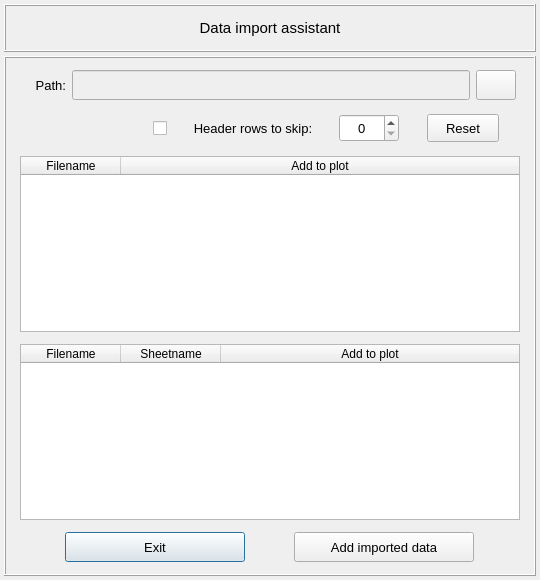
<?xml version="1.0" encoding="UTF-8"?>
<ui version="4.0">
 <class>Dialog</class>
 <widget class="QDialog" name="Dialog">
  <property name="geometry">
   <rect>
    <x>0</x>
    <y>0</y>
    <width>540</width>
    <height>580</height>
   </rect>
  </property>
  <property name="minimumSize">
   <size>
    <width>540</width>
    <height>580</height>
   </size>
  </property>
  <property name="maximumSize">
   <size>
    <width>540</width>
    <height>580</height>
   </size>
  </property>
  <property name="windowTitle">
   <string>Import data to compare</string>
  </property>
  <layout class="QGridLayout" name="gridLayout_2">
   <property name="leftMargin">
    <number>4</number>
   </property>
   <property name="topMargin">
    <number>4</number>
   </property>
   <property name="rightMargin">
    <number>4</number>
   </property>
   <property name="bottomMargin">
    <number>4</number>
   </property>
   <property name="spacing">
    <number>4</number>
   </property>
   <item row="0" column="0">
    <widget class="QFrame" name="frame">
     <property name="minimumSize">
      <size>
       <width>0</width>
       <height>48</height>
      </size>
     </property>
     <property name="maximumSize">
      <size>
       <width>16777215</width>
       <height>48</height>
      </size>
     </property>
     <property name="sizeIncrement">
      <size>
       <width>0</width>
       <height>0</height>
      </size>
     </property>
     <property name="frameShape">
      <enum>QFrame::Shape::Box</enum>
     </property>
     <property name="frameShadow">
      <enum>QFrame::Shadow::Raised</enum>
     </property>
     <property name="lineWidth">
      <number>1</number>
     </property>
     <layout class="QGridLayout" name="gridLayout_4">
      <property name="leftMargin">
       <number>0</number>
      </property>
      <property name="topMargin">
       <number>0</number>
      </property>
      <property name="rightMargin">
       <number>0</number>
      </property>
      <property name="bottomMargin">
       <number>0</number>
      </property>
      <property name="spacing">
       <number>0</number>
      </property>
      <item row="0" column="0">
       <widget class="QLabel" name="label">
        <property name="minimumSize">
         <size>
          <width>452</width>
          <height>30</height>
         </size>
        </property>
        <property name="maximumSize">
         <size>
          <width>452</width>
          <height>30</height>
         </size>
        </property>
        <property name="font">
         <font>
          <family>MS Shell Dlg 2</family>
          <pointsize>11</pointsize>
          <italic>false</italic>
          <bold>false</bold>
          <kerning>false</kerning>
         </font>
        </property>
        <property name="text">
         <string>Data import assistant</string>
        </property>
        <property name="textFormat">
         <enum>Qt::TextFormat::AutoText</enum>
        </property>
        <property name="alignment">
         <set>Qt::AlignmentFlag::AlignCenter</set>
        </property>
       </widget>
      </item>
     </layout>
    </widget>
   </item>
   <item row="1" column="0">
    <widget class="QFrame" name="frame_lower">
     <property name="frameShape">
      <enum>QFrame::Shape::Box</enum>
     </property>
     <property name="frameShadow">
      <enum>QFrame::Shadow::Raised</enum>
     </property>
     <layout class="QGridLayout" name="gridLayout_3">
      <property name="leftMargin">
       <number>2</number>
      </property>
      <property name="topMargin">
       <number>2</number>
      </property>
      <property name="rightMargin">
       <number>2</number>
      </property>
      <property name="bottomMargin">
       <number>2</number>
      </property>
      <property name="spacing">
       <number>2</number>
      </property>
      <item row="0" column="0">
       <widget class="QFrame" name="frame_main">
        <property name="frameShape">
         <enum>QFrame::Shape::NoFrame</enum>
        </property>
        <property name="frameShadow">
         <enum>QFrame::Shadow::Raised</enum>
        </property>
        <layout class="QGridLayout" name="gridLayout_14">
         <property name="leftMargin">
          <number>8</number>
         </property>
         <property name="topMargin">
          <number>8</number>
         </property>
         <property name="rightMargin">
          <number>8</number>
         </property>
         <property name="bottomMargin">
          <number>8</number>
         </property>
         <property name="spacing">
          <number>8</number>
         </property>
         <item row="1" column="0">
          <widget class="QFrame" name="frame_skiprows_reset">
           <property name="maximumSize">
            <size>
             <width>16777215</width>
             <height>40</height>
            </size>
           </property>
           <property name="frameShape">
            <enum>QFrame::Shape::NoFrame</enum>
           </property>
           <property name="frameShadow">
            <enum>QFrame::Shadow::Raised</enum>
           </property>
           <layout class="QGridLayout" name="gridLayout_12">
            <property name="leftMargin">
             <number>2</number>
            </property>
            <property name="topMargin">
             <number>2</number>
            </property>
            <property name="rightMargin">
             <number>2</number>
            </property>
            <property name="bottomMargin">
             <number>2</number>
            </property>
            <property name="horizontalSpacing">
             <number>6</number>
            </property>
            <property name="verticalSpacing">
             <number>2</number>
            </property>
            <item row="0" column="4">
             <widget class="QFrame" name="frame_13">
              <property name="frameShape">
               <enum>QFrame::Shape::NoFrame</enum>
              </property>
              <property name="frameShadow">
               <enum>QFrame::Shadow::Raised</enum>
              </property>
              <layout class="QGridLayout" name="gridLayout_6">
               <property name="leftMargin">
                <number>2</number>
               </property>
               <property name="topMargin">
                <number>2</number>
               </property>
               <property name="rightMargin">
                <number>2</number>
               </property>
               <property name="bottomMargin">
                <number>2</number>
               </property>
               <property name="spacing">
                <number>2</number>
               </property>
               <item row="0" column="0">
                <widget class="QPushButton" name="pushButton_reset_imported_data">
                 <property name="minimumSize">
                  <size>
                   <width>72</width>
                   <height>28</height>
                  </size>
                 </property>
                 <property name="maximumSize">
                  <size>
                   <width>72</width>
                   <height>28</height>
                  </size>
                 </property>
                 <property name="sizeIncrement">
                  <size>
                   <width>0</width>
                   <height>0</height>
                  </size>
                 </property>
                 <property name="font">
                  <font>
                   <family>MS Shell Dlg 2</family>
                   <pointsize>10</pointsize>
                   <italic>false</italic>
                   <bold>false</bold>
                  </font>
                 </property>
                 <property name="styleSheet">
                  <string notr="true"/>
                 </property>
                 <property name="text">
                  <string>Reset</string>
                 </property>
                 <property name="iconSize">
                  <size>
                   <width>20</width>
                   <height>20</height>
                  </size>
                 </property>
                </widget>
               </item>
              </layout>
             </widget>
            </item>
            <item row="0" column="1">
             <widget class="QCheckBox" name="checkBox_skiprows">
              <property name="minimumSize">
               <size>
                <width>25</width>
                <height>28</height>
               </size>
              </property>
              <property name="maximumSize">
               <size>
                <width>25</width>
                <height>28</height>
               </size>
              </property>
              <property name="layoutDirection">
               <enum>Qt::LayoutDirection::RightToLeft</enum>
              </property>
              <property name="text">
               <string/>
              </property>
              <property name="tristate">
               <bool>false</bool>
              </property>
             </widget>
            </item>
            <item row="0" column="2">
             <widget class="QLabel" name="label_14">
              <property name="minimumSize">
               <size>
                <width>160</width>
                <height>28</height>
               </size>
              </property>
              <property name="maximumSize">
               <size>
                <width>180</width>
                <height>28</height>
               </size>
              </property>
              <property name="font">
               <font>
                <family>MS Shell Dlg 2</family>
                <pointsize>10</pointsize>
                <italic>false</italic>
                <bold>false</bold>
               </font>
              </property>
              <property name="text">
               <string>Header rows to skip:</string>
              </property>
              <property name="alignment">
               <set>Qt::AlignmentFlag::AlignCenter</set>
              </property>
             </widget>
            </item>
            <item row="0" column="3">
             <widget class="QSpinBox" name="spinBox_skiprows">
              <property name="minimumSize">
               <size>
                <width>0</width>
                <height>28</height>
               </size>
              </property>
              <property name="maximumSize">
               <size>
                <width>60</width>
                <height>28</height>
               </size>
              </property>
              <property name="font">
               <font>
                <pointsize>10</pointsize>
               </font>
              </property>
              <property name="alignment">
               <set>Qt::AlignmentFlag::AlignCenter</set>
              </property>
              <property name="maximum">
               <number>10</number>
              </property>
             </widget>
            </item>
            <item row="0" column="0">
             <widget class="QFrame" name="frame_14">
              <property name="frameShape">
               <enum>QFrame::Shape::NoFrame</enum>
              </property>
              <property name="frameShadow">
               <enum>QFrame::Shadow::Raised</enum>
              </property>
             </widget>
            </item>
           </layout>
          </widget>
         </item>
         <item row="3" column="0">
          <widget class="QFrame" name="frame_spreadsheet_files">
           <property name="frameShape">
            <enum>QFrame::Shape::NoFrame</enum>
           </property>
           <property name="frameShadow">
            <enum>QFrame::Shadow::Raised</enum>
           </property>
           <layout class="QGridLayout" name="gridLayout_5">
            <property name="leftMargin">
             <number>2</number>
            </property>
            <property name="topMargin">
             <number>2</number>
            </property>
            <property name="rightMargin">
             <number>2</number>
            </property>
            <property name="bottomMargin">
             <number>2</number>
            </property>
            <property name="spacing">
             <number>2</number>
            </property>
            <item row="0" column="0">
             <widget class="QTreeWidget" name="treeWidget_import_sheet_files">
              <property name="minimumSize">
               <size>
                <width>410</width>
                <height>40</height>
               </size>
              </property>
              <property name="maximumSize">
               <size>
                <width>500</width>
                <height>200</height>
               </size>
              </property>
              <property name="font">
               <font>
                <family>MS Shell Dlg 2</family>
                <pointsize>8</pointsize>
                <italic>false</italic>
               </font>
              </property>
              <property name="alternatingRowColors">
               <bool>true</bool>
              </property>
              <property name="indentation">
               <number>0</number>
              </property>
              <column>
               <property name="text">
                <string>Filename</string>
               </property>
               <property name="font">
                <font>
                 <family>MS Shell Dlg 2</family>
                 <pointsize>9</pointsize>
                 <italic>false</italic>
                 <bold>false</bold>
                </font>
               </property>
               <property name="textAlignment">
                <set>AlignCenter</set>
               </property>
              </column>
              <column>
               <property name="text">
                <string>Sheetname</string>
               </property>
               <property name="font">
                <font>
                 <family>MS Shell Dlg 2</family>
                 <pointsize>9</pointsize>
                 <italic>false</italic>
                 <bold>false</bold>
                </font>
               </property>
               <property name="textAlignment">
                <set>AlignCenter</set>
               </property>
              </column>
              <column>
               <property name="text">
                <string>Add to plot</string>
               </property>
               <property name="font">
                <font>
                 <family>MS Shell Dlg 2</family>
                 <pointsize>9</pointsize>
                 <italic>false</italic>
                 <bold>false</bold>
                </font>
               </property>
               <property name="textAlignment">
                <set>AlignCenter</set>
               </property>
              </column>
             </widget>
            </item>
           </layout>
          </widget>
         </item>
         <item row="2" column="0">
          <widget class="QFrame" name="frame_text_files">
           <property name="frameShape">
            <enum>QFrame::Shape::NoFrame</enum>
           </property>
           <property name="frameShadow">
            <enum>QFrame::Shadow::Raised</enum>
           </property>
           <layout class="QGridLayout" name="gridLayout">
            <property name="leftMargin">
             <number>2</number>
            </property>
            <property name="topMargin">
             <number>2</number>
            </property>
            <property name="rightMargin">
             <number>2</number>
            </property>
            <property name="bottomMargin">
             <number>2</number>
            </property>
            <property name="spacing">
             <number>2</number>
            </property>
            <item row="0" column="0">
             <widget class="QTreeWidget" name="treeWidget_import_text_files">
              <property name="minimumSize">
               <size>
                <width>410</width>
                <height>40</height>
               </size>
              </property>
              <property name="maximumSize">
               <size>
                <width>500</width>
                <height>200</height>
               </size>
              </property>
              <property name="font">
               <font>
                <family>MS Shell Dlg 2</family>
                <pointsize>8</pointsize>
                <italic>false</italic>
               </font>
              </property>
              <property name="alternatingRowColors">
               <bool>true</bool>
              </property>
              <property name="indentation">
               <number>0</number>
              </property>
              <column>
               <property name="text">
                <string>Filename</string>
               </property>
               <property name="font">
                <font>
                 <family>MS Shell Dlg 2</family>
                 <pointsize>9</pointsize>
                 <italic>false</italic>
                 <bold>false</bold>
                </font>
               </property>
               <property name="textAlignment">
                <set>AlignCenter</set>
               </property>
              </column>
              <column>
               <property name="text">
                <string>Add to plot</string>
               </property>
               <property name="font">
                <font>
                 <family>MS Shell Dlg 2</family>
                 <pointsize>9</pointsize>
                 <italic>false</italic>
                 <bold>false</bold>
                </font>
               </property>
               <property name="textAlignment">
                <set>AlignCenter</set>
               </property>
              </column>
             </widget>
            </item>
           </layout>
          </widget>
         </item>
         <item row="0" column="0">
          <widget class="QFrame" name="frame_get_path">
           <property name="maximumSize">
            <size>
             <width>16777215</width>
             <height>48</height>
            </size>
           </property>
           <property name="frameShape">
            <enum>QFrame::Shape::NoFrame</enum>
           </property>
           <property name="frameShadow">
            <enum>QFrame::Shadow::Raised</enum>
           </property>
           <layout class="QGridLayout" name="gridLayout_11">
            <property name="leftMargin">
             <number>2</number>
            </property>
            <property name="topMargin">
             <number>2</number>
            </property>
            <property name="rightMargin">
             <number>2</number>
            </property>
            <property name="bottomMargin">
             <number>2</number>
            </property>
            <property name="horizontalSpacing">
             <number>6</number>
            </property>
            <property name="verticalSpacing">
             <number>2</number>
            </property>
            <item row="0" column="0">
             <widget class="QLabel" name="label_11">
              <property name="minimumSize">
               <size>
                <width>48</width>
                <height>30</height>
               </size>
              </property>
              <property name="maximumSize">
               <size>
                <width>48</width>
                <height>30</height>
               </size>
              </property>
              <property name="font">
               <font>
                <family>MS Shell Dlg 2</family>
                <pointsize>10</pointsize>
                <italic>false</italic>
                <bold>false</bold>
               </font>
              </property>
              <property name="text">
               <string>Path:</string>
              </property>
              <property name="alignment">
               <set>Qt::AlignmentFlag::AlignRight|Qt::AlignmentFlag::AlignTrailing|Qt::AlignmentFlag::AlignVCenter</set>
              </property>
             </widget>
            </item>
            <item row="0" column="1">
             <widget class="QLineEdit" name="lineEdit_import_results_path">
              <property name="enabled">
               <bool>false</bool>
              </property>
              <property name="minimumSize">
               <size>
                <width>240</width>
                <height>30</height>
               </size>
              </property>
              <property name="maximumSize">
               <size>
                <width>500</width>
                <height>30</height>
               </size>
              </property>
              <property name="font">
               <font>
                <pointsize>8</pointsize>
                <italic>false</italic>
                <bold>false</bold>
               </font>
              </property>
              <property name="layoutDirection">
               <enum>Qt::LayoutDirection::LeftToRight</enum>
              </property>
              <property name="styleSheet">
               <string notr="true"/>
              </property>
              <property name="alignment">
               <set>Qt::AlignmentFlag::AlignCenter</set>
              </property>
             </widget>
            </item>
            <item row="0" column="2">
             <widget class="QPushButton" name="pushButton_search_file_to_import">
              <property name="minimumSize">
               <size>
                <width>40</width>
                <height>30</height>
               </size>
              </property>
              <property name="maximumSize">
               <size>
                <width>40</width>
                <height>30</height>
               </size>
              </property>
              <property name="sizeIncrement">
               <size>
                <width>0</width>
                <height>0</height>
               </size>
              </property>
              <property name="font">
               <font>
                <family>MS Shell Dlg 2</family>
                <pointsize>11</pointsize>
                <italic>false</italic>
                <bold>true</bold>
               </font>
              </property>
              <property name="styleSheet">
               <string notr="true"/>
              </property>
              <property name="text">
               <string/>
              </property>
              <property name="icon">
               <iconset resource="../../icons/resources.qrc">
                <normaloff>:/icons/common/import.png</normaloff>:/icons/common/import.png</iconset>
              </property>
              <property name="iconSize">
               <size>
                <width>20</width>
                <height>20</height>
               </size>
              </property>
             </widget>
            </item>
            <item row="0" column="3">
             <widget class="QFrame" name="frame_32">
              <property name="frameShape">
               <enum>QFrame::Shape::NoFrame</enum>
              </property>
              <property name="frameShadow">
               <enum>QFrame::Shadow::Raised</enum>
              </property>
             </widget>
            </item>
           </layout>
          </widget>
         </item>
         <item row="4" column="0">
          <widget class="QFrame" name="frame_add_imported_data">
           <property name="frameShape">
            <enum>QFrame::Shape::NoFrame</enum>
           </property>
           <property name="frameShadow">
            <enum>QFrame::Shadow::Raised</enum>
           </property>
           <layout class="QGridLayout" name="gridLayout_7">
            <property name="leftMargin">
             <number>2</number>
            </property>
            <property name="topMargin">
             <number>2</number>
            </property>
            <property name="rightMargin">
             <number>2</number>
            </property>
            <property name="bottomMargin">
             <number>2</number>
            </property>
            <property name="spacing">
             <number>2</number>
            </property>
            <item row="0" column="1">
             <widget class="QPushButton" name="pushButton_add_imported_data_to_plot">
              <property name="minimumSize">
               <size>
                <width>180</width>
                <height>30</height>
               </size>
              </property>
              <property name="maximumSize">
               <size>
                <width>180</width>
                <height>30</height>
               </size>
              </property>
              <property name="sizeIncrement">
               <size>
                <width>0</width>
                <height>0</height>
               </size>
              </property>
              <property name="font">
               <font>
                <family>MS Shell Dlg 2</family>
                <pointsize>10</pointsize>
                <italic>false</italic>
                <bold>false</bold>
               </font>
              </property>
              <property name="styleSheet">
               <string notr="true"/>
              </property>
              <property name="text">
               <string>Add imported data</string>
              </property>
              <property name="iconSize">
               <size>
                <width>20</width>
                <height>20</height>
               </size>
              </property>
              <property name="autoDefault">
               <bool>false</bool>
              </property>
              <property name="default">
               <bool>true</bool>
              </property>
             </widget>
            </item>
            <item row="0" column="0">
             <widget class="QPushButton" name="pushButton_exit">
              <property name="minimumSize">
               <size>
                <width>180</width>
                <height>30</height>
               </size>
              </property>
              <property name="maximumSize">
               <size>
                <width>180</width>
                <height>30</height>
               </size>
              </property>
              <property name="sizeIncrement">
               <size>
                <width>0</width>
                <height>0</height>
               </size>
              </property>
              <property name="font">
               <font>
                <family>MS Shell Dlg 2</family>
                <pointsize>10</pointsize>
                <italic>false</italic>
                <bold>false</bold>
               </font>
              </property>
              <property name="styleSheet">
               <string notr="true"/>
              </property>
              <property name="text">
               <string>Exit</string>
              </property>
              <property name="iconSize">
               <size>
                <width>20</width>
                <height>20</height>
               </size>
              </property>
              <property name="autoDefault">
               <bool>false</bool>
              </property>
              <property name="default">
               <bool>true</bool>
              </property>
             </widget>
            </item>
           </layout>
          </widget>
         </item>
        </layout>
       </widget>
      </item>
     </layout>
    </widget>
   </item>
  </layout>
 </widget>
 <tabstops>
  <tabstop>lineEdit_import_results_path</tabstop>
  <tabstop>pushButton_search_file_to_import</tabstop>
  <tabstop>checkBox_skiprows</tabstop>
  <tabstop>spinBox_skiprows</tabstop>
  <tabstop>pushButton_reset_imported_data</tabstop>
  <tabstop>treeWidget_import_text_files</tabstop>
  <tabstop>treeWidget_import_sheet_files</tabstop>
  <tabstop>pushButton_add_imported_data_to_plot</tabstop>
 </tabstops>
 <resources>
  <include location="../../icons/resources.qrc"/>
 </resources>
 <connections/>
</ui>
